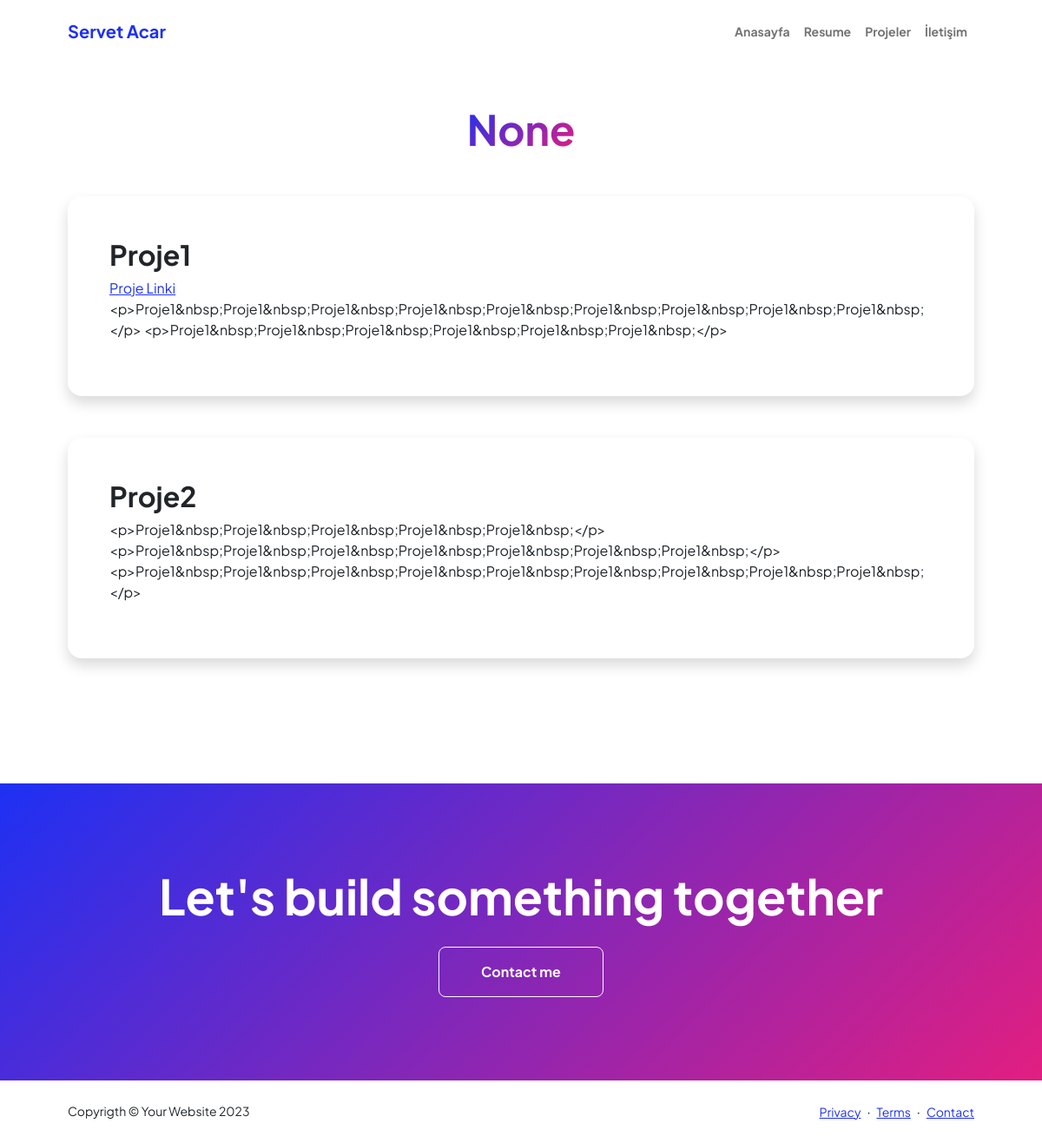
Before: /projeler with the older database file.
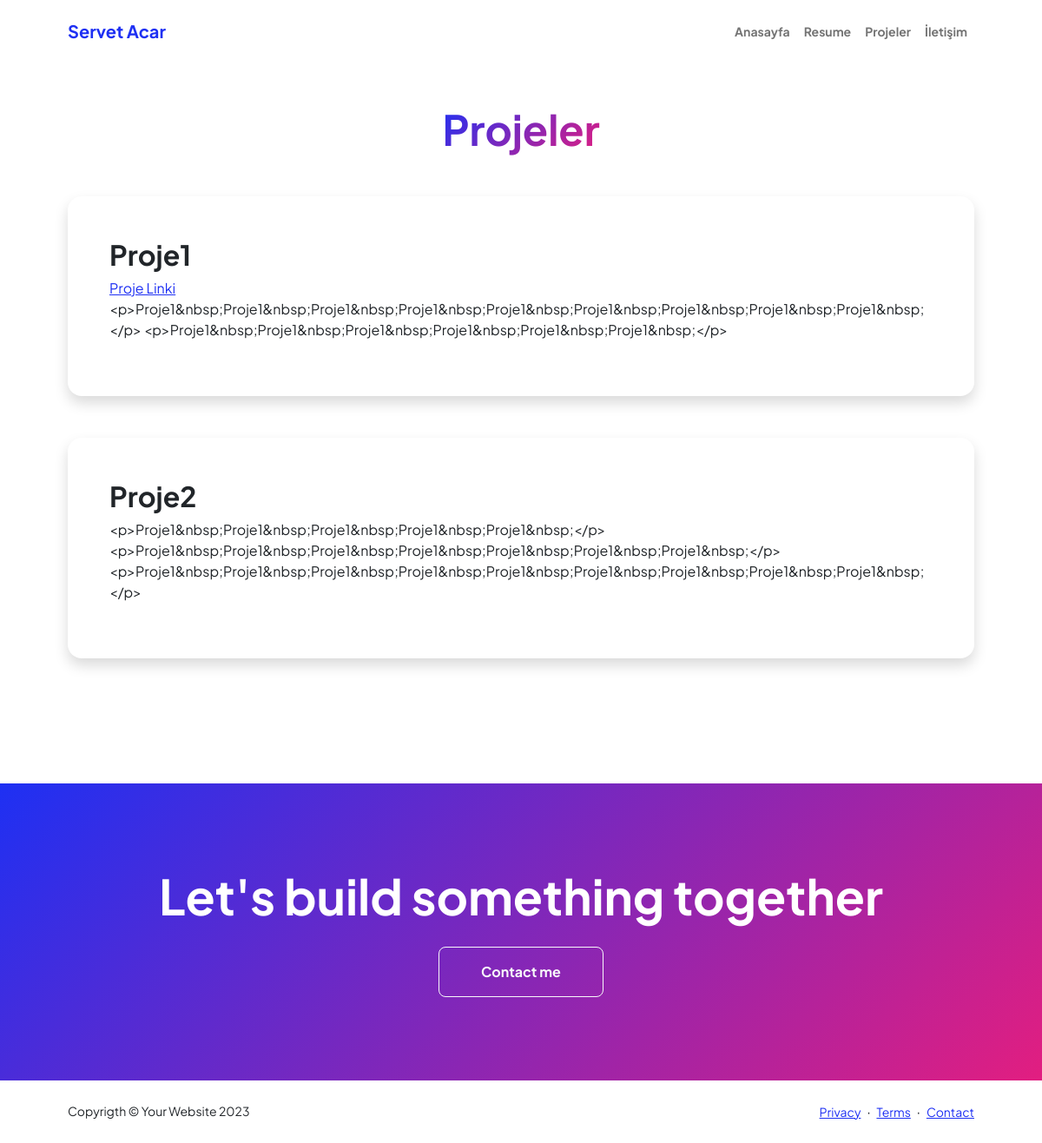
After: the same page with the newer database file.
### base/models.py (models this page shows)
class Projects(models.Model):
    title = models.CharField(max_length=300, null=True, blank=True)
    name = models.CharField(max_length=500, null=True, blank=True)
    description = models.TextField(null=True, blank=True)
    image = models.ImageField(null=True, blank=True, upload_to='project_image')
    url = models.URLField(null=True, blank=True, verbose_name="Proje linki")
    date = models.DateTimeField(auto_now=True)
    class Meta:
        verbose_name = ("Projects")
        verbose_name_plural = ("Projeler")

### base/views.py (the view)
# urls.py: path('projeler', views.projects, name='project'),
def projects(request):
    navbars = Navbar.objects.first()
    mains = Main.objects.all().order_by('date')
    abouts = About.objects.all().order_by('date')
    socials = SocialMedia.objects.all().order_by('date')
    footers = Footer.objects.all().order_by('date')
    projects = Projects.objects.all().order_by('-date')
    project = Projects.objects.first()
    context = {'navbars': navbars,
               'mains': mains,
               'abouts': abouts,
               'socials': socials,
               'footers': footers,
               'projects': projects,
               'project': project,
               }
    return render(request, 'base/projects.html', context)

### base/templates/base/projects.html (shortened to what this page needs)
{% extends 'main.html' %}
{% block content %}
{% load static %}
            <section class="py-5">
                <div class="container px-5 mb-5">
                    <div class="text-center mb-5">
                        <h1 class="display-5 fw-bolder mb-0"><span class="text-gradient d-inline">{{project.title}}</span></h1>
                    </div>
                    {% for project in projects %}
                    <div class="row gx-5 justify-content-center">
                        <div class="col-lg-11 col-xl-9 col-xxl-8">
                            <div class="card overflow-hidden shadow rounded-4 border-0 mb-5">
                                <div class="card-body p-0">
                                    <div class="d-flex align-items-center">
                                        <div class="p-5">
                                            <h2 class="fw-bolder">{{project.name}}</h2>
                                            {% if project.url %}
                                            <a href="{{project.url}}" target="_blank" rel="noopener noreferrer">Proje Linki</a>
                                            {% endif %}
                                            <p>{{project.description}}</p>
                                        </div>
                                    </div>
                                </div>
                            </div>
                        </div>
                    </div>
                    {% endfor %}
                </div>
            </section>
            <section class="py-5 bg-gradient-primary-to-secondary text-white">
                <div class="container px-5 my-5">
                    <div class="text-center">
                        <h2 class="display-4 fw-bolder mb-4">Let's build something together</h2>
                        <a class="btn btn-outline-light btn-lg px-5 py-3 fs-6 fw-bolder" href="contact.html">Contact me</a>
                    </div>
                </div>
            </section>
{% endblock %}

Changed rows visible on the page:
changed Projects "Proje1": title "None" → "Projeler"
